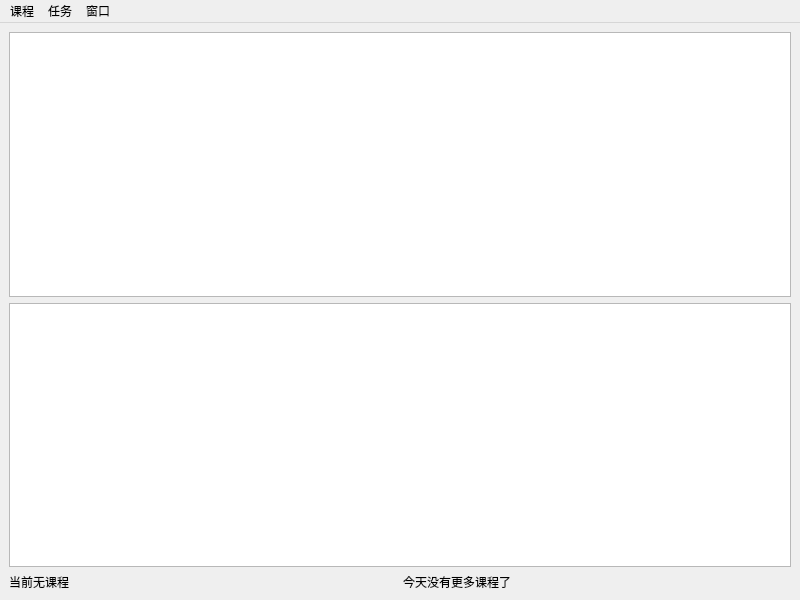
<?xml version="1.0" encoding="UTF-8"?>
<ui version="4.0">
 <class>MainWindow</class>
 <widget class="QMainWindow" name="MainWindow">
  <property name="geometry">
   <rect>
    <x>0</x>
    <y>0</y>
    <width>800</width>
    <height>600</height>
   </rect>
  </property>
  <property name="windowTitle">
   <string>课程与任务管理系统</string>
  </property>
  <widget class="QWidget" name="centralWidget">
   <layout class="QVBoxLayout" name="verticalLayout">
    <item>
     <widget class="QTableWidget" name="courseTable"/>
    </item>
    <item>
     <widget class="QTableWidget" name="taskTable"/>
    </item>
    <item>
     <layout class="QHBoxLayout" name="horizontalLayout">
      <item>
       <widget class="QLabel" name="currentCourseLabel">
        <property name="text">
         <string>当前无课程</string>
        </property>
       </widget>
      </item>
      <item>
       <widget class="QLabel" name="nextCourseLabel">
        <property name="text">
         <string>今天没有更多课程了</string>
        </property>
       </widget>
      </item>
     </layout>
    </item>
   </layout>
  </widget>
  <widget class="QMenuBar" name="menuBar">
   <property name="geometry">
    <rect>
     <x>0</x>
     <y>0</y>
     <width>800</width>
     <height>22</height>
    </rect>
   </property>
   <widget class="QMenu" name="menuCourse">
    <property name="title">
     <string>课程</string>
    </property>
    <addaction name="actionAddCourse"/>
    <addaction name="actionEditCourse"/>
    <addaction name="actionDeleteCourse"/>
   </widget>
   <widget class="QMenu" name="menuTask">
    <property name="title">
     <string>任务</string>
    </property>
    <addaction name="actionAddTask"/>
    <addaction name="actionCompleteTask"/>
    <addaction name="actionDeleteTask"/>
   </widget>
   <widget class="QMenu" name="menuWindow">
    <property name="title">
     <string>窗口</string>
    </property>
    <addaction name="actionShowHide"/>
    <addaction name="actionExit"/>
    <addaction name="actionSetReminder"/>
   </widget>
   <addaction name="menuCourse"/>
   <addaction name="menuTask"/>
   <addaction name="menuWindow"/>
  </widget>
  <action name="actionAddCourse">
   <property name="text">
    <string>添加课程</string>
   </property>
  </action>
  <action name="actionEditCourse">
   <property name="text">
    <string>编辑课程</string>
   </property>
  </action>
  <action name="actionDeleteCourse">
   <property name="text">
    <string>删除课程</string>
   </property>
  </action>
  <action name="actionAddTask">
   <property name="text">
    <string>添加任务</string>
   </property>
  </action>
  <action name="actionCompleteTask">
   <property name="text">
    <string>标记任务完成</string>
   </property>
  </action>
  <action name="actionDeleteTask">
   <property name="text">
    <string>删除任务</string>
   </property>
  </action>
  <action name="actionShowHide">
   <property name="text">
    <string>显示/隐藏</string>
   </property>
  </action>
  <action name="actionExit">
   <property name="text">
    <string>退出</string>
   </property>
  </action>
  <action name="actionSetReminder">
   <property name="text">
    <string>设置提醒时间</string>
   </property>
  </action>
 </widget>
 <resources/>
 <connections/>
</ui>
